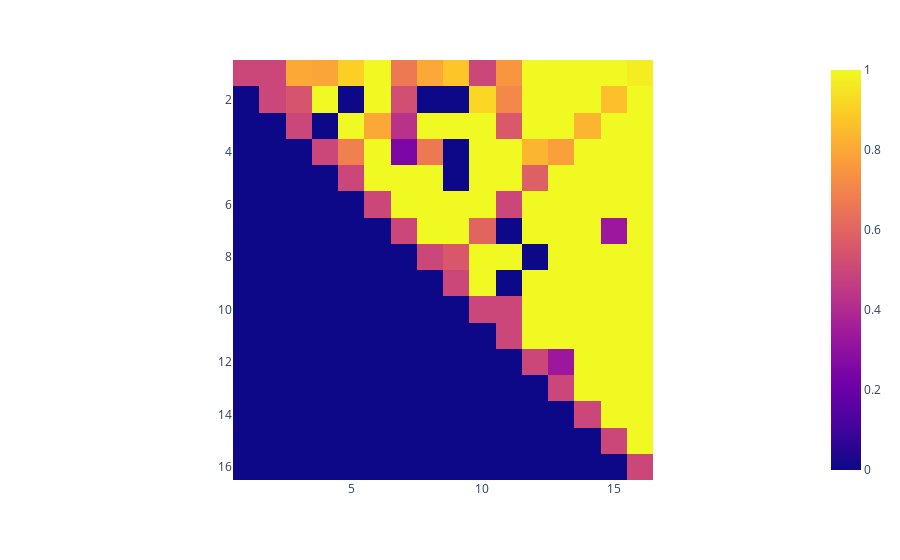

Notebook code cell kept with this figure:
### Code cell
# build an adjacency matrix
adj_arr = 0.5*np.diag(np.diag(np.ones((16,16))))
for r in range(16):
    for c in range(r + 1, 16):
        try:
            adj_arr[r, c] = top_seed_win_df.loc[top_seed_win_df.index == (r+1,c+1), "avg"].values[0]
        except:
            # this seed pair was never observed, so assume top seed always wins
            adj_arr[r, c] = 1

fig = px.imshow(adj_arr, x=list(range(1,17)), y=list(range(1,17)))
fig.show()

### Figure 1 — Plotly figure (JSON) as saved in the notebook; plotly's stock layout.template omitted (floating-point values rounded to 4 significant figures; data arrays with more than 128 entries replaced by an {"elided": "..."} marker saying what was removed)
{"data": [{"coloraxis": "coloraxis", "hovertemplate": "x: %{x}<br>y: %{y}<br>color: %{z}<extra></extra>", "name": "0", "type": "heatmap", "x": [1, 2, 3, 4, 5, 6, 7, 8, 9, 10, 11, 12, 13, 14, 15, 16], "xaxis": "x", "y": [1, 2, 3, 4, 5, 6, 7, 8, 9, 10, 11, 12, 13, 14, 15, 16], "yaxis": "y", "z": {"elided": "16x16 float values"}}], "layout": {"coloraxis": {"colorscale": [[0, "#0d0887"], [0.1111, "#46039f"], [0.2222, "#7201a8"], [0.3333, "#9c179e"], [0.4444, "#bd3786"], [0.5556, "#d8576b"], [0.6667, "#ed7953"], [0.7778, "#fb9f3a"], [0.8889, "#fdca26"], [1, "#f0f921"]]}, "margin": {"t": 60}, "xaxis": {"anchor": "y", "constrain": "domain", "domain": [0, 1], "scaleanchor": "y"}, "yaxis": {"anchor": "x", "autorange": "reversed", "constrain": "domain", "domain": [0, 1]}}}
